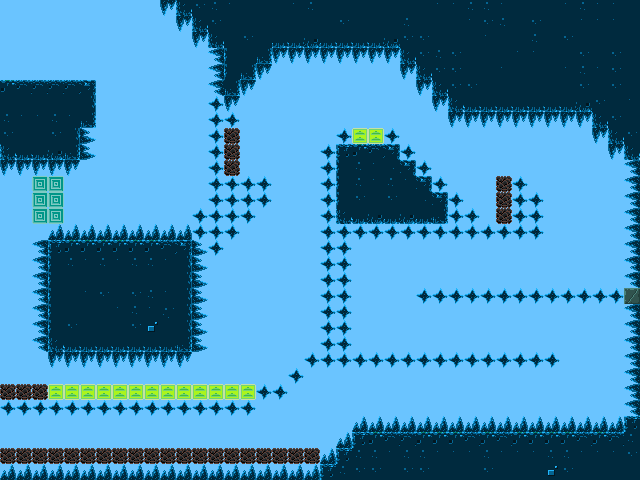

Rendered tile map (Tiled .tmx) drawn with the repository's tilesets; below, a short description and the map source with its tile grids summarised:
An orthogonal 40x30 tile map with 16x16 px tiles, 6 tile layers (backgroundLayer, stageLayer, trapsLayer, fragileLayer, ...), 4 tilesets and 2 objects (playerStart, portal).

<map version="1.0" orientation="orthogonal" renderorder="right-down" width="40" height="30" tilewidth="16" tileheight="16" nextobjectid="23">
 <tileset firstgid="1" name="stageTiles" tilewidth="16" tileheight="16" tilecount="60" columns="10">
  <image source="../assets/img/outside-tiles.png" width="160" height="96" />
 </tileset>
 <tileset firstgid="61" name="playerTiles" tilewidth="16" tileheight="16" tilecount="16" columns="4">
  <image source="../assets/img/player.png" width="64" height="64" />
 </tileset>
 <tileset firstgid="77" name="itemsTiles" tilewidth="16" tileheight="16" tilecount="16" columns="4">
  <image source="../assets/img/items.png" width="64" height="64" />
 </tileset>
 <tileset firstgid="93" name="secret" tilewidth="16" tileheight="16" tilecount="6" columns="6">
  <image source="../assets/img/secret.png" width="96" height="16" />
 </tileset>
 <layer name="backgroundLayer" width="40" height="30">
  <data>[1200 cells, 1200 non-empty, 17 distinct tile ids]</data>
 </layer>
 <objectgroup name="objectsLayer">
  <object id="1" name="Player" type="playerStart" gid="66" x="45" y="73" width="16" height="16" />
  <object id="8" name="Portal" type="portal" gid="79" x="0" y="439" width="16" height="16">
   <properties>
    <property name="animated" type="bool" value="true" />
    <property name="sprite" value="portal" />
    <property name="targetTilemap" value="final hard" />
   </properties>
  </object>
 </objectgroup>
 <layer name="stageLayer" width="40" height="30">
  <data>[1200 cells, 126 non-empty, 16 distinct tile ids]</data>
 </layer>
 <layer name="trapsLayer" width="40" height="30">
  <data>[1200 cells, 238 non-empty, 5 distinct tile ids]</data>
 </layer>
 <layer name="fragileLayer" width="40" height="30">
  <data>[1200 cells, 29 non-empty, 1 distinct tile ids]</data>
 </layer>
 <layer name="drillLayer" width="40" height="30">
  <data>[1200 cells, 6 non-empty, 1 distinct tile ids]</data>
 </layer>
 <layer name="springLayer" width="40" height="30">
  <data>[1200 cells, 15 non-empty, 1 distinct tile ids]</data>
 </layer>
</map>
